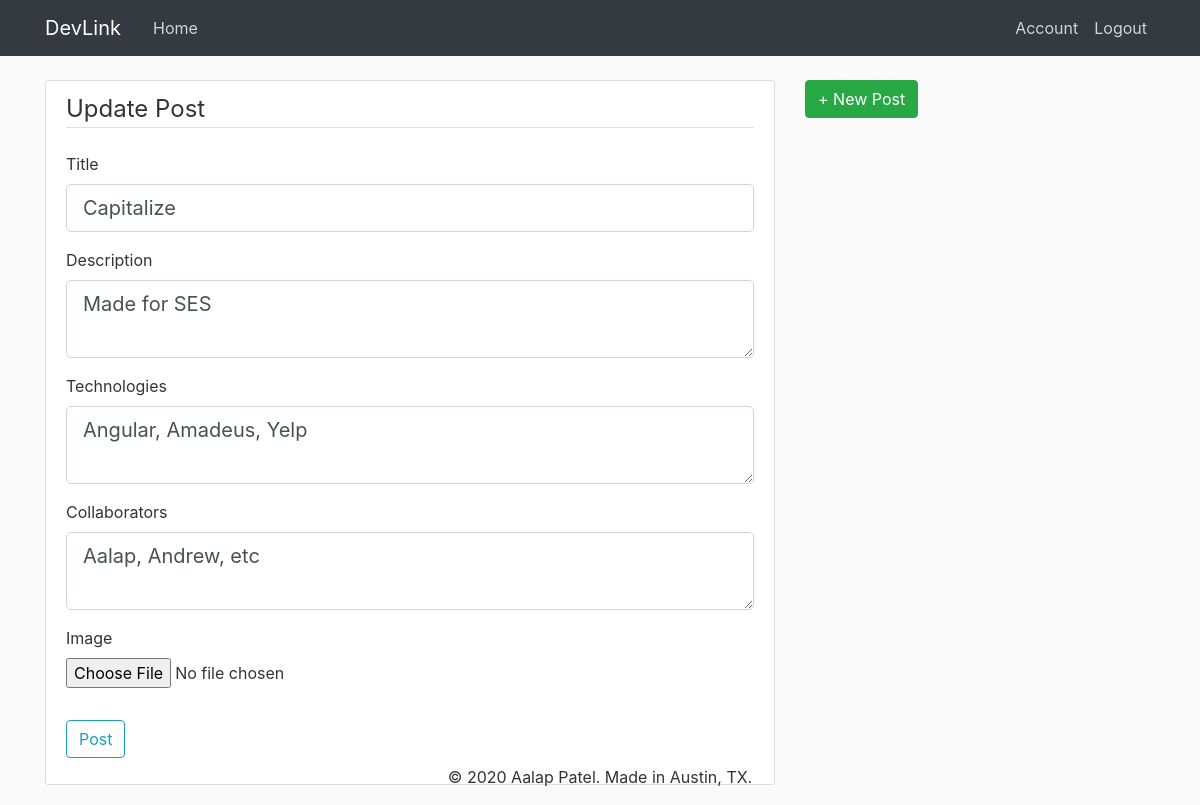
Screenshot of /post/1/update (signed in) with the database file from the repository.
### devlink/models.py (models this page shows, shortened)
class Post(db.Model):
    id = db.Column(db.Integer, primary_key=True)
    title = db.Column(db.String(100), nullable=False)
    date_posted = db.Column(db.DateTime, nullable=False,
                            default=datetime.utcnow)
    content = db.Column(db.Text, nullable=False)
    technologies = db.Column(db.Text, nullable=False)
    collaborators = db.Column(db.Text, nullable=False)
    user_id = db.Column(db.Integer, db.ForeignKey('user.id'), nullable=False)

### devlink/routes.py (the view)
@app.route("/post/<int:post_id>/update", methods=['GET', 'POST'])
@login_required
def update_post(post_id):
    post = Post.query.get_or_404(post_id)
    if post.author != current_user:
        abort(403)
    form = PostForm()
    if form.validate_on_submit():
        post.title = form.title.data
        post.content = form.content.data
        post.technologies = form.technologies.data
        post.collaborators = form.collaborators.data
        db.session.commit()
        flash('Post updated.', 'success')
        return redirect(url_for('post', post_id=post.id))
    elif request.method == 'GET':
        form.title.data = post.title
        form.content.data = post.content
        form.technologies.data = post.technologies
        form.collaborators.data = post.collaborators
    return render_template('create_post.html', title='Update Post', form=form, legend='Update Post')

### devlink/forms.py
class PostForm(FlaskForm):
    title = StringField('Title', validators=[DataRequired()])
    content = TextAreaField('Description', validators=[DataRequired()])
    technologies = TextAreaField('Technologies', validators=[DataRequired()])
    collaborators = TextAreaField('Collaborators', validators=[DataRequired()])
    picture = FileField('Image', validators=[FileAllowed(['jpg', 'png'])])
    submit = SubmitField('Post')

### devlink/models.py (called while the page is built)
@login_manager.user_loader
def load_user(user_id):
    return User.query.get(int(user_id))

### devlink/templates/create_post.html (shortened to what this page needs)
{% extends "layout.html" %}
{% block content %}
<div class="content-section">
        <form method="POST" action="" enctype="multipart/form-data">
            <fieldset class="form-group">
                <legend class="border-bottom mb-4">{{ legend }}</legend>
                <div class="form-group">
                    {{ form.title.label(class="form-control-label") }}
                    {% if form.title.errors %}
                        {{ form.title(class="form-control form-control-lg is-invalid") }}
                        <div class="invalid-feedback">
                            {% for error in form.title.errors %}
                                <span>{{ error }}</span>
                            {% endfor %}
                        </div>
                    {% else %}
                        {{ form.title(class="form-control form-control-lg") }}
                    {% endif %}
                </div>
                <div class="form-group">
                    {{ form.content.label(class="form-control-label") }}
                    {% if form.content.errors %}
                        {{ form.content(class="form-control form-control-lg is-invalid") }}
                        <div class="invalid-feedback">
                            {% for error in form.content.errors %}
                                <span>{{ error }}</span>
                            {% endfor %}
                        </div>
                    {% else %}
                        {{ form.content(class="form-control form-control-lg") }}
                    {% endif %}
                </div>
                 <div class="form-group">
                    {{ form.technologies.label(class="form-control-label") }}
                    {% if form.technologies.errors %}
                        {{ form.technologies(class="form-control form-control-lg is-invalid") }}
                        <div class="invalid-feedback">
                            {% for error in form.technologies.errors %}
                                <span>{{ error }}</span>
                            {% endfor %}
                        </div>
                    {% else %}
                        {{ form.technologies(class="form-control form-control-lg") }}
                    {% endif %}
                </div>
                 <div class="form-group">
                    {{ form.collaborators.label(class="form-control-label") }}
                    {% if form.collaborators.errors %}
                        {{ form.collaborators(class="form-control form-control-lg is-invalid") }}
                        <div class="invalid-feedback">
                            {% for error in form.collaborators.errors %}
                                <span>{{ error }}</span>
                            {% endfor %}
                        </div>
                    {% else %}
                        {{ form.collaborators(class="form-control form-control-lg") }}
                    {% endif %}
                </div>
                 <div class="form-group">
                    {{ form.picture.label() }}
                    {{ form.picture(class="form-control-file") }}
                </div>
            </fieldset>
            <div class="form-group">
                {{ form.submit(class="btn btn-outline-info") }}
            </div>
        </form>
    </div>
{% endblock content %}

### devlink/static/main.css (style rules this page uses)
body { background: #fafafa; color: #333333; margin-top: 5rem; }
.content-section { background: #ffffff; padding: 10px 20px; border: 1px solid #dddddd; border-radius: 3px; margin-bottom: 20px; }

### rows the page displays
Post: title "Capitalize", content "Made for SES", technologies "Angular, Amadeus, Yelp", collaborators "Aalap, Andrew, etc"

### other values shown
{{ legend }} "Update Post"
